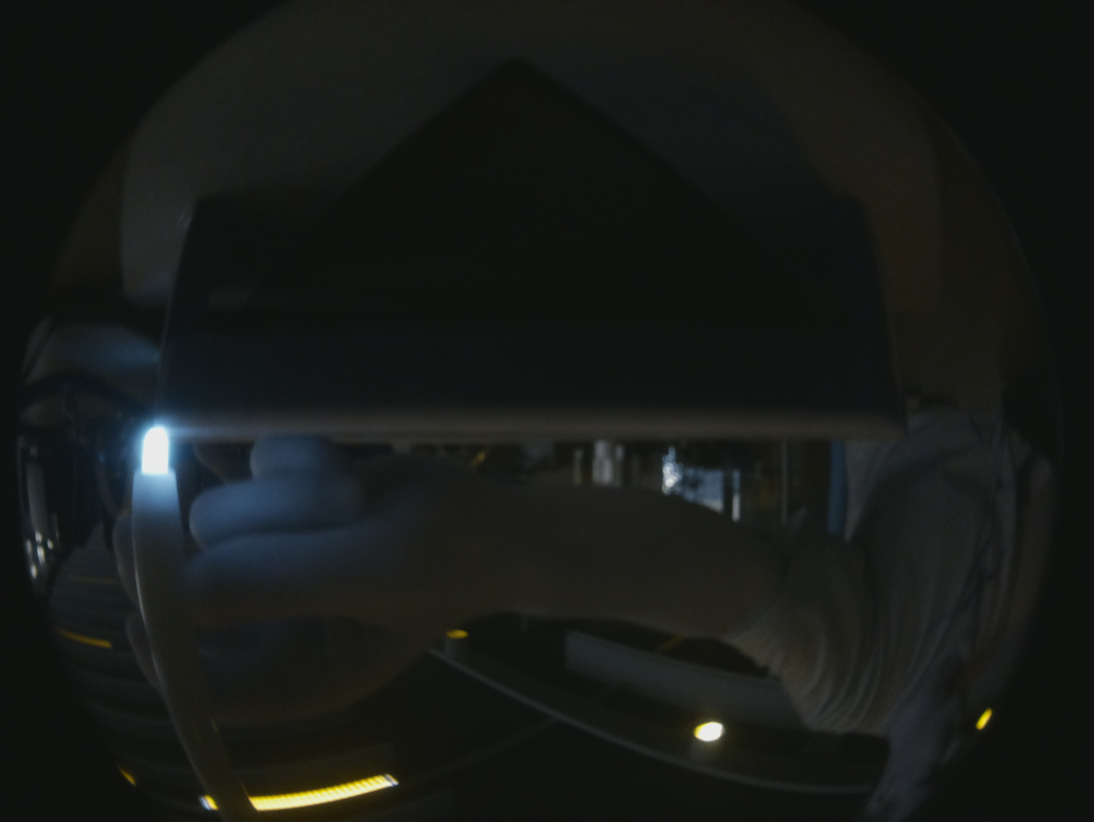
#> input picture calc_angle_again/0.jpg, 3280 x 2464 px (shown at 1/3 size); its folder holds only this picture in this run
$ python calculate_angle_distortion.py   (Python 2 division)   (older library calls are emulated)
#> lines starting #> are read from the running program, lines starting #| are printed output that depends on the picture; after the words box and inside, x2 and y2 are one past the last pixel; in counts of white or black regions, pixels touching at a corner belong together
import math
import numpy as np
import cv2

lowerIR = np.array([220,220,220])
upperIR = np.array([255,255,255])
angles = []
pixels = []

for i in range(0,91,5):
    image = cv2.imread(str(i)+'.jpg',0)
#> image: shape (2464, 3280); min 14, max 235, mean 25.8
    image = cv2.resize(image, (1920, 1080))
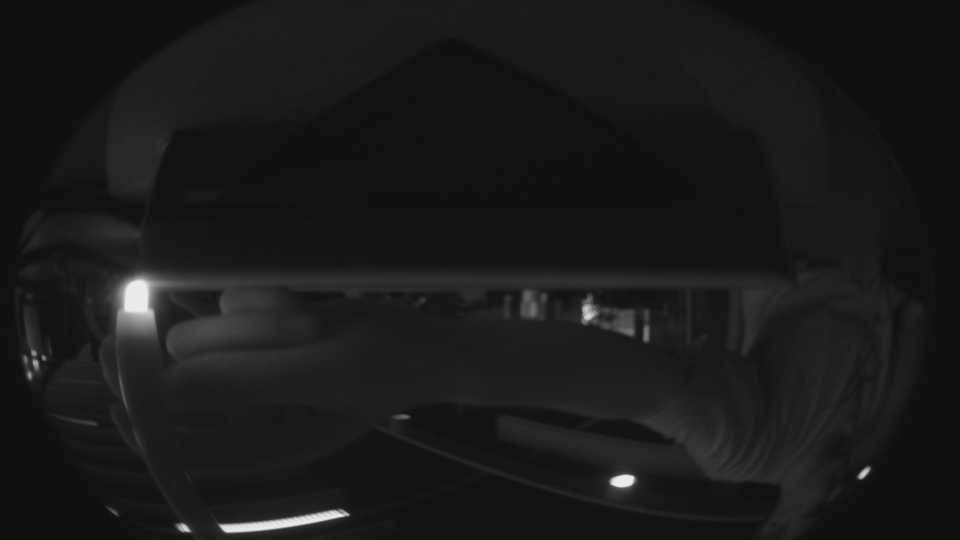
#> image: shape (1080, 1920) (shown at 1/2 size); min 14, max 235, mean 25.7
    image = cv2.flip(image,0)
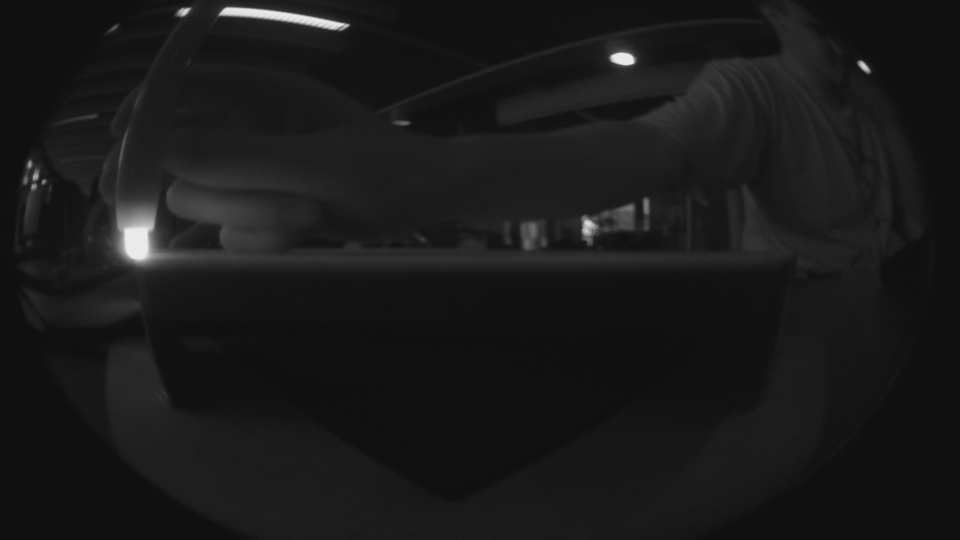
#> image: shape (1080, 1920) (shown at 1/2 size); min 14, max 235, mean 25.7
    mask = cv2.inRange(image, 220, 255)
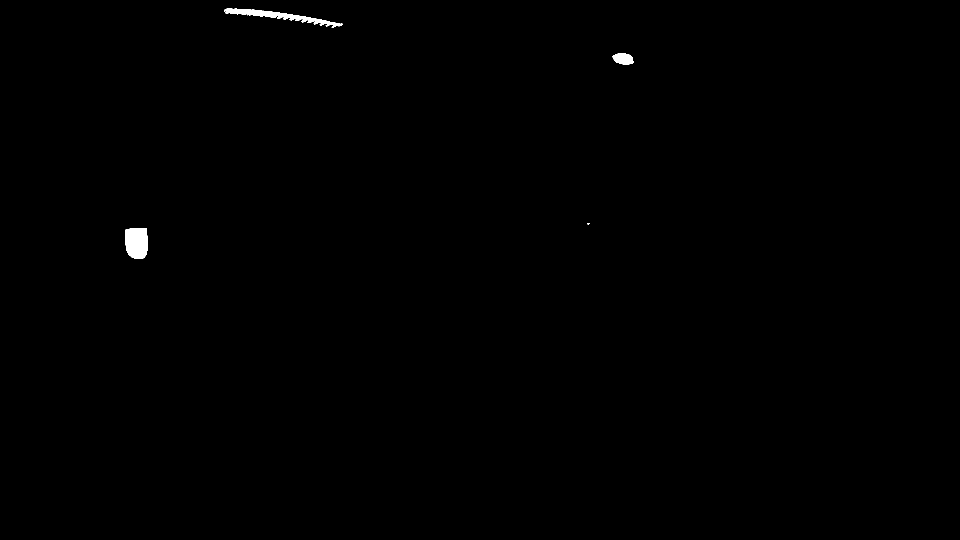
#> mask: shape (1080, 1920) (shown at 1/2 size); 0.27% white; 4 white regions (1 under 20 px)
    im2, contours, hierarchy = cv2.findContours(mask.copy(),cv2.RETR_TREE,cv2.CHAIN_APPROX_SIMPLE)
#> contours = 7 contours, 4 with area under 20; largest, box (x1, y1, x2, y2) and area: (250, 456, 295, 518) 2405, (448, 17, 686, 55) 1996, (1225, 106, 1267, 129) 682
    #image = cv2.drawContours(image, contours, -1, (0,0,255), -1)

    try:
        cnt = contours[0]
#> cnt = contour of 55 points, box (x1, y1, x2, y2) (250, 456, 295, 518), area 2405
        (x,y),radius = cv2.minEnclosingCircle(cnt)
#> x = 273.3; y = 484.7; radius = 34.02
        center = (int(x),int(y))
#> center = (273, 484)
        pixels.append(center[0])

        radius = int(radius)
#> radius = 34
        mask = cv2.circle(mask,center,radius,(0,255,0),2)
#> mask: shape (1080, 1920); 0.26% white; 4 white regions (1 under 20 px), largest, box (x1, y1, x2, y2) and area: (250, 456, 295, 517) 2452, (448, 17, 686, 55) 2278, (1225, 106, 1267, 129) 731
#> (the run stopped early here; a loop or call above may not have finished)
